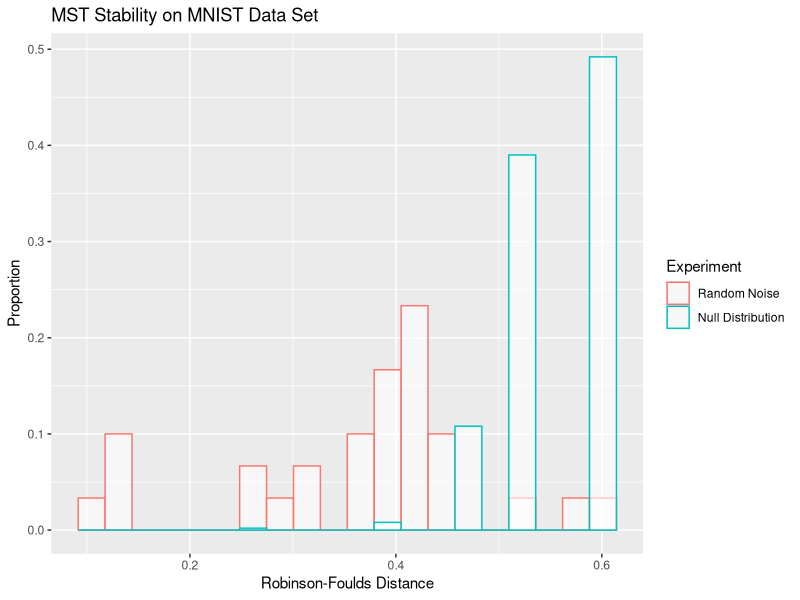

Here is the R script that generated this plot:
library(ggplot2)

dists = read.delim("Python experiments/mnist_distances.txt", header=FALSE)$V1
dists_rand = read.delim("Python experiments/mnist_random.txt", header=FALSE)$V1

df = data.frame(dists)
df_rand = data.frame(dists_rand)

ggplot() +
  geom_histogram(data=df, aes(x=dists, y = ..count../sum(..count..), color="a"), fill="white", alpha=0.6, bins=20) +
  geom_histogram(data=df_rand, aes(x=dists_rand, y = ..count../sum(..count..), color="b"), fill="white", alpha=0.6, bins=20) +
  scale_color_manual(name="Experiment", 
                     values=c("a"="#F8766D", "b"="#00BFC4"), 
                     labels=c("Random Noise", "Null Distribution")) +
  labs(x="Robinson-Foulds Distance", y="Proportion", title="MST Stability on MNIST Data Set")

cdf = ecdf(dists_rand)
percentiles = cdf(dists)